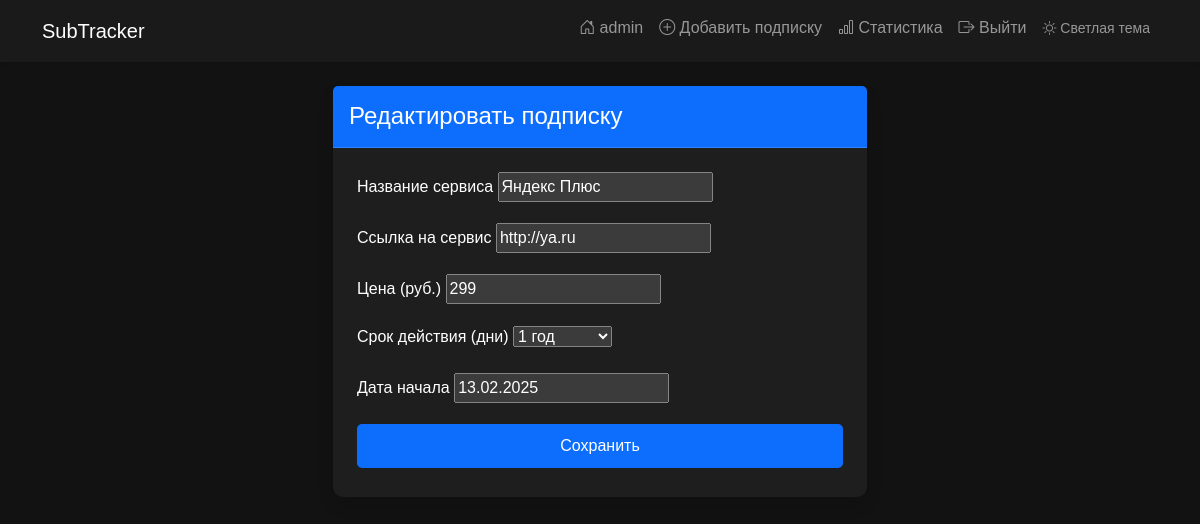
Screenshot of /edit_subscription/10/ (signed in) with the database file from the repository.
### subscriptions/models.py (models this page shows, shortened)
class Subscription(models.Model):
    DURATION_CHOICES = [
        (30, '1 месяц'),
        (90, '3 месяца'),
        (180, '6 месяцев'),
        (365, '1 год'),
    ]
    user = models.ForeignKey(User, on_delete=models.CASCADE)
    service_name = models.CharField(max_length=255)
    service_link = models.URLField(blank=True, null=True)
    price = models.IntegerField()
    duration = models.IntegerField(choices=DURATION_CHOICES, default=30)
    start_date = models.DateField(default=timezone.now)
    calendar_event_id = models.CharField(max_length=255, blank=True, null=True)
    share_code = models.CharField(max_length=255, blank=True, null=True)
    shared_with = models.ManyToManyField(User, related_name='shared_subscriptions', blank=True)

### subscriptions/views.py (the view)
# urls.py: path('edit_subscription/<int:subscription_id>/', views.edit_subscription, name='edit_subscription'),
@login_required
def edit_subscription(request, subscription_id):
    subscription = get_object_or_404(Subscription, id=subscription_id, user=request.user)
    if request.method == 'POST':
        form = SubscriptionForm(request.POST, instance=subscription)
        if form.is_valid():
            form.save()
            messages.success(request, 'Подписка успешно обновлена!')
            return redirect('dashboard')
        else:
            for error in form.errors.values():
                messages.error(request, error)
    else:
        form = SubscriptionForm(instance=subscription)
    return render(request, 'subscriptions/edit_subscription.html', {'form': form})

### subscriptions/forms.py
class SubscriptionForm(forms.ModelForm):
    class Meta:
        model = Subscription
        fields = ['service_name', 'service_link', 'price', 'duration', 'start_date']

### subscriptions/templates/subscriptions/edit_subscription.html (shortened to what this page needs)
{% extends "subscriptions/base.html" %}
{% load static %}
{% block content %}
<div class="container">
    <div class="row justify-content-center">
        <div class="col-md-6">
            <div class="card shadow">
                <div class="card-header bg-primary text-white">
                    <h4 class="mb-0">Редактировать подписку</h4>
                </div>
                <div class="card-body">
                    <form method="post">
                        <div class="mb-3">
                            <label for="id_service_name" class="form-label">Название сервиса</label>
                            {{ form.service_name }}
                        </div>
                        <div class="mb-3">
                            <label for="id_service_link" class="form-label">Ссылка на сервис</label>
                            {{ form.service_link }}
                        </div>
                        <div class="mb-3">
                            <label for="id_price" class="form-label">Цена (руб.)</label>
                            {{ form.price }}
                        </div>
                        <div class="mb-3">
                            <label for="id_duration" class="form-label">Срок действия (дни)</label>
                            {{ form.duration }}
                        </div>
                        <div class="mb-3">
                            <label for="id_start_date" class="form-label">Дата начала</label>
                            {{ form.start_date }}
                        </div>
                        <button type="submit" class="btn btn-primary w-100">Сохранить</button>
                    </form>
                </div>
            </div>
        </div>
    </div>
</div>
{% endblock %}

### subscriptions/templates/subscriptions/base.html (shortened to what this page needs)
{% load static %}
<!DOCTYPE html>
<html lang="ru" data-bs-theme="{% if request.user.is_authenticated %}{{ request.user.userprofile.theme }}{% else %}{{ request.session.theme|default:'light' }}{% endif %}">
<head>
    <link href="https://cdn.jsdelivr.net/npm/bootstrap@5.3.0/dist/css/bootstrap.min.css" rel="stylesheet">
    <link rel="stylesheet" href="https://cdn.jsdelivr.net/npm/bootstrap-icons@1.10.5/font/bootstrap-icons.css">
    <link rel="stylesheet" href="{% static 'subscriptions/css/styles.css' %}">
</head>
<body>
    <nav class="navbar navbar-expand-lg navbar-dark bg-dark">
        <div class="container">
            <a class="navbar-brand" href="{% url 'home' %}">SubTracker</a>
            <div class="collapse navbar-collapse" id="navbarNav">
                <ul class="navbar-nav ms-auto">
                    {% if user.is_authenticated %}
                        <li class="nav-item">
                            <a class="nav-link" href="{% url 'dashboard' %}">
                                <i class="bi bi-house-door"></i> {{ user.username }}
                            </a>
                        </li>
                        <li class="nav-item">
                            <a class="nav-link" href="{% url 'add_subscription' %}">
                                <i class="bi bi-plus-circle"></i> Добавить подписку
                            </a>
                        </li>
                        <li class="nav-item">
                            <a class="nav-link" href="{% url 'statistics' %}">
                                <i class="bi bi-bar-chart"></i> Статистика
                            </a>
                        </li>
                        <li class="nav-item">
                            <a class="nav-link" href="{% url 'logout' %}">
                                <i class="bi bi-box-arrow-right"></i> Выйти
                            </a>
                        </li>
                    {% endif %}
                    <li class="nav-item">
                        <form action="{% url 'toggle_theme' %}" method="post" class="d-flex">
                            <button type="submit" class="btn btn-link nav-link">
                                {% if request.user.is_authenticated %}
                                    {% if request.user.userprofile.theme == 'dark' %}
                                        <i class="bi bi-sun"></i> Светлая тема
                                    {% else %}
                                        <i class="bi bi-moon"></i> Темная тема
                                    {% endif %}
                                {% else %}
                                    {% if request.session.theme == 'dark' %}
                                        <i class="bi bi-sun"></i> Светлая тема
                                    {% else %}
                                        <i class="bi bi-moon"></i> Темная тема
                                    {% endif %}
                                {% endif %}
                            </button>
                        </form>
                    </li>
                </ul>
            </div>
        </div>
    </nav>
    <div class="container mt-4">
        {% block content %}{% endblock %}
    </div>
</body>
</html>

### subscriptions/static/subscriptions/css/styles.css (style rules this page uses)
body { font-family: 'Arial', sans-serif; background-color: #f8f9fa; color: #333; }
.navbar { box-shadow: 0 2px 4px rgba(0, 0, 0, 0.1); }
.card { border: none; border-radius: 10px; transition: transform 0.2s ease-in-out; background-color: #fff; box-shadow: 0 4px 6px rgba(0, 0, 0, 0.1); }
.card-header { border-radius: 10px 10px 0 0; background-color: #0d6efd; color: white; padding: 1rem; }
.card-body { padding: 1.5rem; }
.btn { border-radius: 5px; padding: 10px; font-size: 14px; transition: all 0.3s ease; text-align: center; display: block; width: 100%; margin-bottom: 5px; }
.btn-primary { background-color: #0d6efd; border: none; padding: 10px 20px; font-size: 16px; transition: background-color 0.3s ease; }
[data-bs-theme="dark"] body { background-color: #121212; color: #ffffff; }
[data-bs-theme="dark"] .navbar { background-color: #1a1a1a !important; }
[data-bs-theme="dark"] .card { background-color: #1e1e1e; color: #ffffff; }
[data-bs-theme="dark"] .card-header { background-color: #2a2a2a; }
[data-bs-theme="dark"] .btn-primary { background-color: #0d6efd; border: none; }

### rows the page displays
Subscription: service_name "Яндекс Плюс", service_link "http://ya.ru", price "299", duration "1 год", start_date "13.02.2025"

### other values shown
{{ user.username }} "admin"
